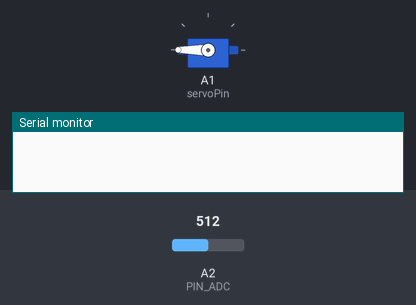
The sketch below on a simulated Arduino Uno, built with avr-gcc and run on an emulated ATmega328P. Parts: servo, the last lines printed to the serial monitor. Inputs (shaded band) come from the test bench; at power-on: A2 (PIN_ADC) = 512.

Above: at 0.1 s.
At 0.6 s:
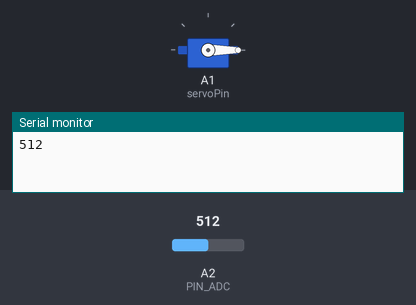
Timing chart, 0 to 2.1 s (numbered marks = the images above):
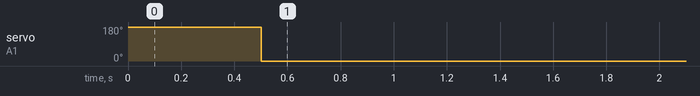

Measured:
- by itself, servo on A1 (servoPin): 180° → 0° at 0.50 s

The sketch:

Smart_window.ino
```cpp
/*
 * 名称   : smart window
 * 功能   : 水滴传感器控制舵机转动
 * 作者   : http://www.keyes-robot.com/
*/
#include <Servo.h>   //导入舵机库文件

#define PIN_ADC  A2   //定义水滴传感器的引脚A2

int adcVal = 0;       //保存液滴传感器输出的ADC值的变量
int servoPin = A1;    // 定义舵机引脚A1
Servo myservo;        //定义舵机类的实例image.png

void setup(){
  Serial.begin(9600);
  pinMode(PIN_ADC, INPUT);  //设置水滴传感器的引脚为输入模式
  myservo.attach(servoPin);  //选择舵机引脚A1
  myservo.write(180); //打开窗户
  delay(500); //延迟500毫秒
}

void loop(){
  adcVal = analogRead(PIN_ADC); //水滴传感器连接到模拟端口A2
  Serial.println(adcVal);
  if (adcVal > 400) { //模拟值大于400
    myservo.write(0);  //关上窗户
    delay(500); //给舵机转向的时间
  } else { // 没有下雨
    myservo.write(180); //打开窗户
    delay(500); //延迟500毫秒
  }
}
```
